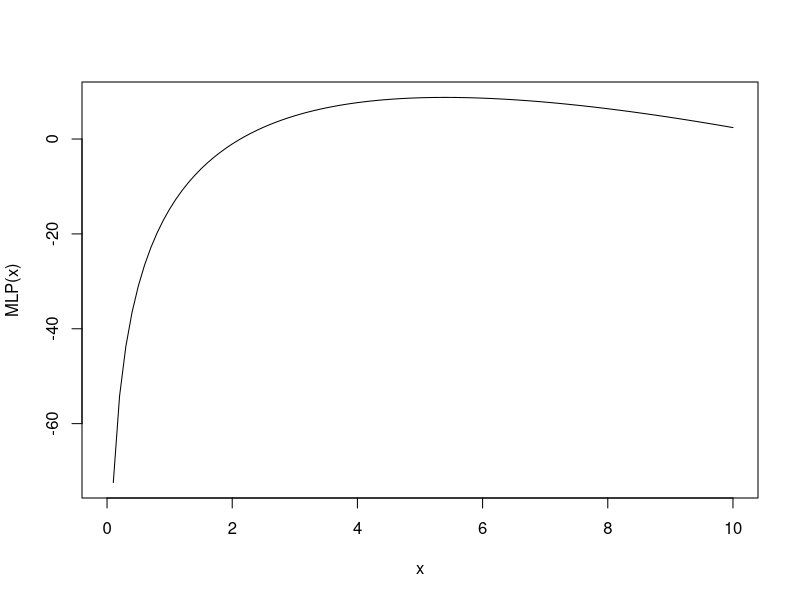

Write the R code that produced this figure. (Note: this script raises an error after producing the figure.)
#9.1
MLP<-function(lambda){
  27*log(lambda) - log(factorial(4)*factorial(6)) -
    5*lambda
}

curve(MLP, from=0, to=10)


#9.5
eland<-c(450,730,700,600,620,790)
t.test(eland)$conf.int

#9.11
attach(pizza)
timecat <- cut(time, breaks=c(-1,30,150))
library(epitools)
oddsratio(table(timecat,operator), method='wald')
